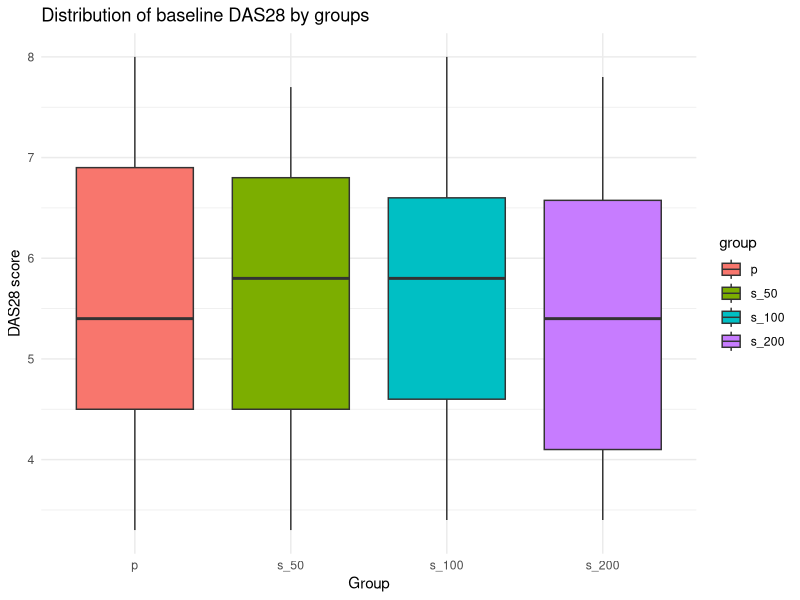
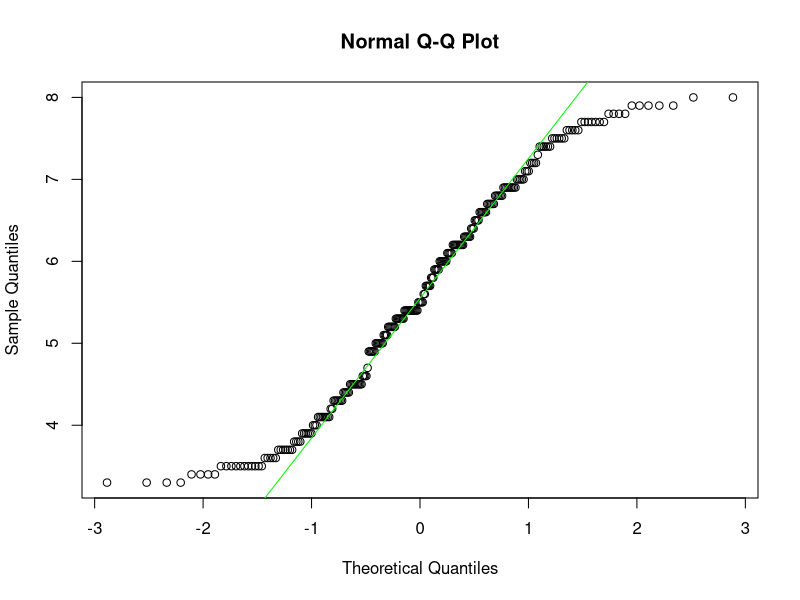
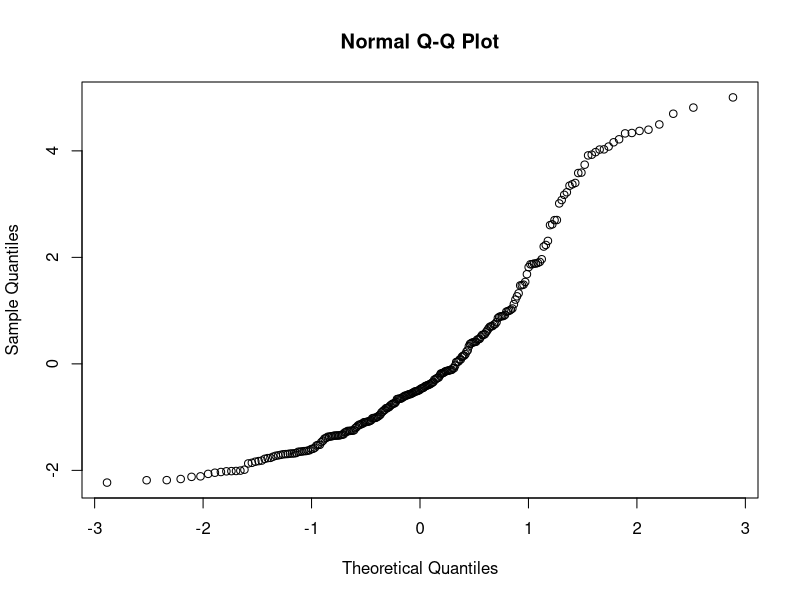
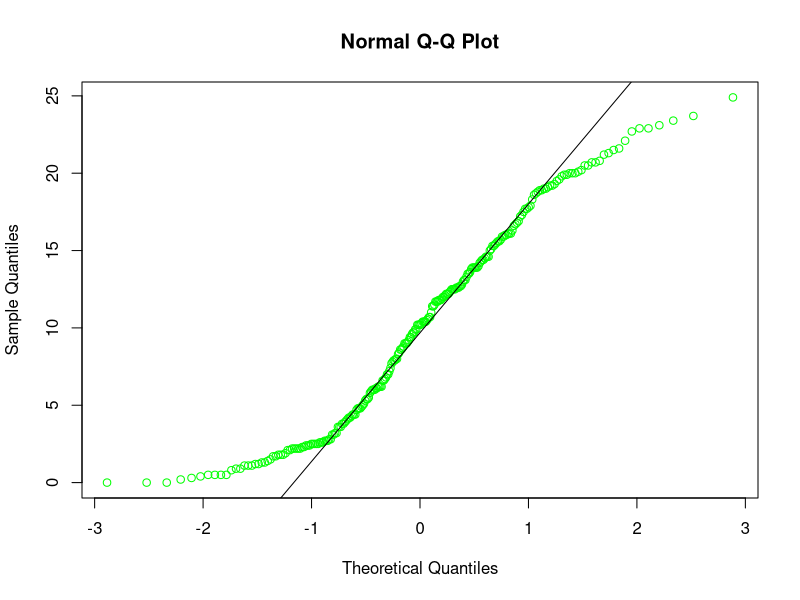
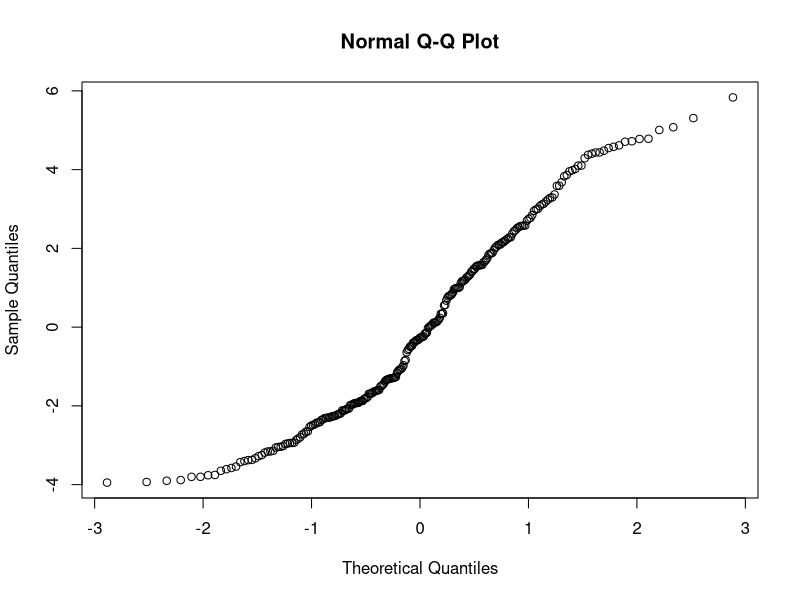
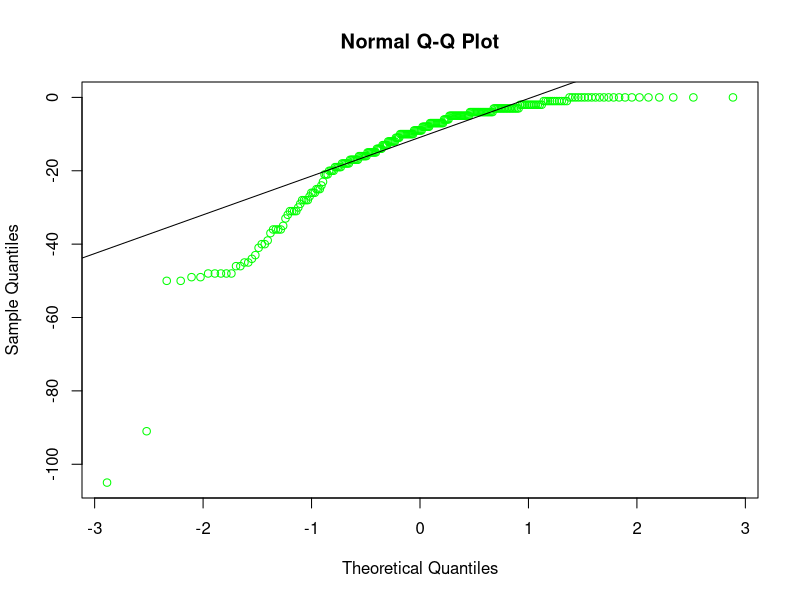

Source code (R) for these figures, in order:
## ---- chunk 1
knitr::opts_chunk$set(echo = TRUE, warning = FALSE, message = FALSE)
library(multcomp)
library(knitr)
library(tidyverse)
library(ggplot2)
library(skimr)
library(stats)
library(car)

set.seed(42)
## ---- chunk 2
df <- read.csv("2_Saedolix data_step_2.csv", sep = ";", dec = ",")

str(df)

## ---- chunk 3
df$group <- factor(df$group, levels = c("p", "s_50", "s_100", "s_200"))

sum(is.na(df))
## ---- chunk 4
skim(df)
## ---- chunk 5
df_clean <- df %>% 
  filter(consent == 1) %>% 
  filter(pregnancy_test == 0) %>%
  filter(DAS28_baseline > 3.2) %>%
  filter(RA_active == 1) 

nrow(df_clean)


## ---- chunk 6
ggplot(df_clean, aes(x = group, y = DAS28_baseline, fill = group)) +
  geom_boxplot() +
  theme_minimal() +
  labs(title = "Distribution of baseline DAS28 by groups", y = "DAS28 score", x = "Group")
  
x <- df_clean$DAS28_baseline
qqnorm(x)
qqline(x, col = 'green')

## ---- chunk 7
kruskal.test(DAS28_baseline ~ group, data = df_clean)

## ---- chunk 8
df_clean$group <- as.factor(df_clean$group)

qpoisson_ae <- glm(aes_det_num ~ group, data = df_clean, family = quasipoisson)
exp(coef(qpoisson_ae))
summary(qpoisson_ae)


mean(df_clean$aes_det_num)
var(df_clean$aes_det_num)
## ---- chunk 9
poisson_sae <- glm(saes_det_num ~ group, data = df_clean, family = quasipoisson)
exp(coef(poisson_sae))
summary(poisson_sae)

mean(df_clean$saes_det_num)
var(df_clean$saes_det_num)
## ---- chunk 10

model <- lm(DAS28_week12 ~ group + DAS28_baseline, data = df_clean)
qqnorm(residuals(model))
leveneTest(residuals(model), df_clean$group)
summary(model)
coef(model)
## ---- chunk 11
delta_CRP <- df_clean$CRP_baseline - df_clean$CRP_week12

qqnorm(delta_CRP, col = 'green')
qqline(delta_CRP) # Data is not normally distributed even approximately
res  <- kruskal.test(delta_CRP ~ group, data = df_clean)

print(res)
## ---- chunk 12
ancova <- lm(pain_level_week12 ~ group + pain_level_baseline, data = df_clean)

qqnorm(residuals(ancova))

leveneTest(residuals(ancova) ~ group, data = df_clean)

coef(ancova)
summary(ancova)
## ---- chunk 13
delta_ALT <- df_clean$ALT_baseline - df_clean$ALT_week12

qqnorm(delta_ALT, col = 'green')
qqline(delta_ALT) # Data is not normally distributed, then we shouldn't use ANOVA
res <- kruskal.test(delta_ALT ~ group, data = df_clean)
model <- glm(ALT_week12 ~ group + ALT_baseline, data = df_clean)

print(res)
coef(model)
## ---- chunk 14
delta_AST <- df_clean$AST_baseline - df_clean$AST_week12

shapiro.test(delta_AST) # wow, this data is absolutely not normal
res <- kruskal.test(delta_AST ~ group, data = df_clean) 
model <- glm(AST_week12 ~ group + AST_baseline, data = df_clean)

print(res)
coef(model)
## ---- chunk 15
delta_creatinine <- df_clean$creatinine_baseline - df_clean$creatinine_week12

shapiro.test(delta_creatinine) # not normal
res <- kruskal.test(delta_creatinine ~ group, data = df_clean) 
model <- glm(delta_creatinine  ~ group, data = df_clean)

print(res)
coef(model)
